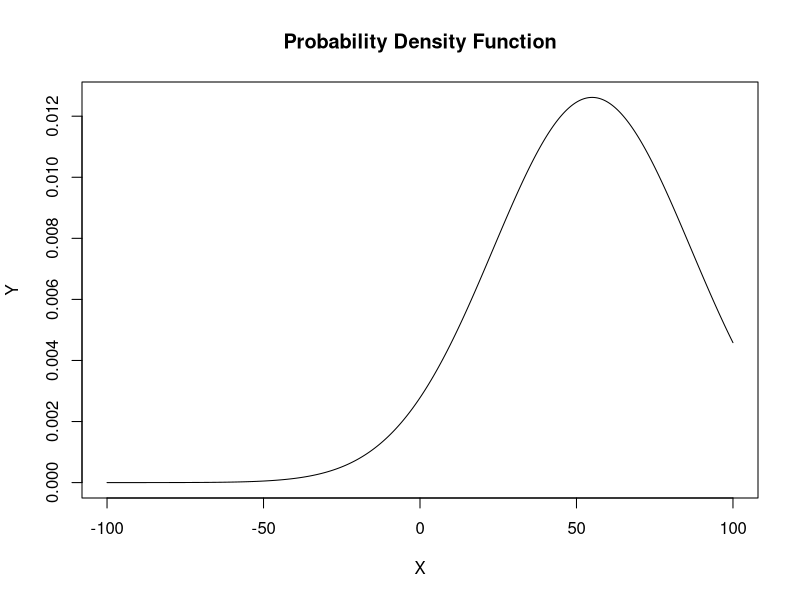
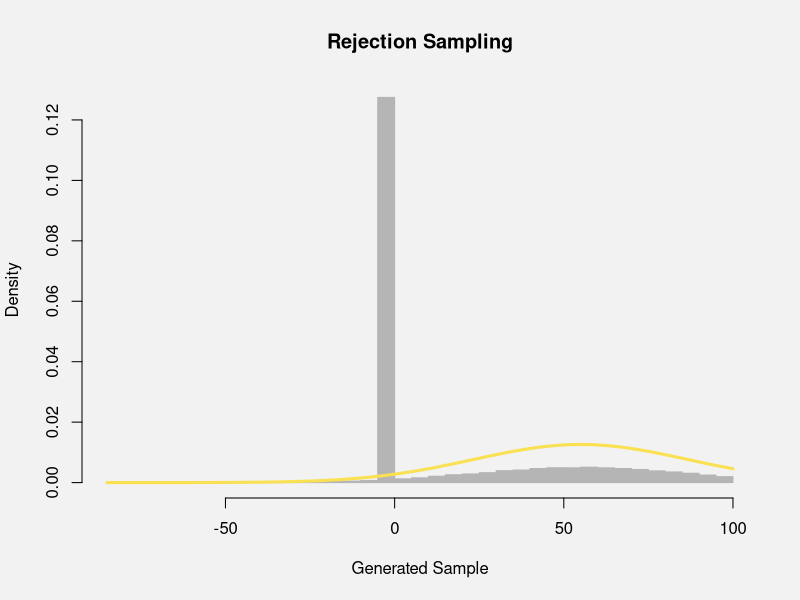

Generate these figures, in order, with R:
  numberOfIterations = 100000
  mean = 55
  variance = 1000
  startRange = -100
  endRange = 100
  numberOfBreaks = 50 
  
  #generates a sequence of numbers [min, max]
  x <- seq(startRange, endRange, length.out = 500)
  #pdf of normal dist, with parameters: mean, standard deviation
  y <- dnorm(x, mean = mean, sd = sqrt(variance))
  
  plot(x, y, type = "l", xlab = "X", ylab = "Y", main = "Probability Density Function")
  
  #generates samples using accept reject 
  
  accepted_samples_x <- numeric(numberOfIterations)
  accepted_samples_y <- numeric(numberOfIterations)
  
  rejected_samples_x <- numeric(numberOfIterations)
  rejected_samples_y <- numeric(numberOfIterations)
  
  accepted_count <- 0
  rejected_count <- 0
  count = 0 
  
  maximumOfPDF = 1 / sqrt(2 * pi * variance) 
  
  while (count < numberOfIterations) {
    #2 uniformly distributed RV are generated to match the interest area   
    x <- runif(1, min = startRange, max = endRange)
    y <- runif(1, min = 0, max = maximumOfPDF)
    
    # pdf(x) > y -=> accept, reject otherwise
    if (y <= dnorm(x, mean = mean, sd = sqrt(variance))) {
      accepted_samples_x[accepted_count+1] <- x
      accepted_samples_y[accepted_count+1] <- y          
      accepted_count <- accepted_count + 1
    }else{
      rejected_samples_x[rejected_count+1] <- x
      rejected_samples_y[rejected_count+1] <- y
      rejected_count <- rejected_count + 1
    }
    count = count + 1
  }
  
  print(accepted_samples_x)
    # plotting the histogram of the generated sample
    par(bg = "#f2f2f2")
    hist(accepted_samples_x, main = "Rejection Sampling", col = "#b5b5b5", border = "#b5b5b5", xlab = "Generated Sample", probability = TRUE, breaks = numberOfBreaks)
    # generating the sequence of values in the specified
    # range based on which to generate and plot the PDF 
    x = seq(startRange, endRange, 0.01)
    # plotting PDF over the histogram
      
      curve(dnorm(x, mean = mean, sd = sqrt(variance)), lwd = 3, col = "#F9E153", add = TRUE)